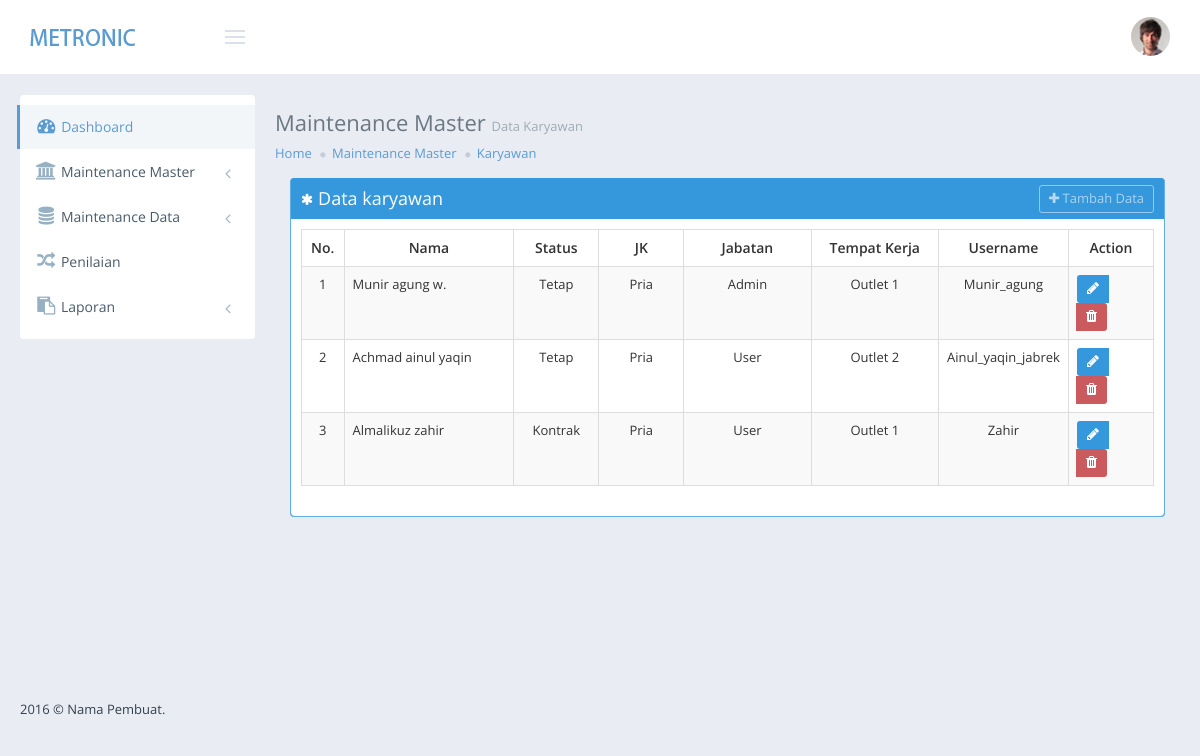
/index.php/master/karyawan, run on the app's committed database.
### tables this page shows
CREATE TABLE IF NOT EXISTS `karyawan` (
  `ID_KARYAWAN` int(11) NOT NULL,
  `ID_JABATAN` int(11) DEFAULT NULL,
  `ID_OUTLET` int(11) DEFAULT NULL,
  `NAMA_KARYAWAN` varchar(100) DEFAULT NULL,
  `STATUS_KARYAWAN` varchar(20) DEFAULT NULL,
  `JENIS_KELAMIN` varchar(50) DEFAULT NULL,
  `USERNAME2` varchar(50) DEFAULT NULL,
  `PASSWORD` varchar(50) DEFAULT NULL
);

CREATE TABLE IF NOT EXISTS `jabatan` (
  `ID_JABATAN` int(11) NOT NULL,
  `NAMA_JABATAN` varchar(100) DEFAULT NULL,
  `GOLONGAN` varchar(20) DEFAULT NULL,
  `AKSES` varchar(20) DEFAULT NULL,
  `LEVEL` int(11) DEFAULT NULL
);

CREATE TABLE IF NOT EXISTS `outlet` (
  `ID_OUTLET` int(11) NOT NULL,
  `NAMA_OUTLET` varchar(100) DEFAULT NULL
);

### index.php (called while the page is built, shortened)
<?php
require_once BASEPATH.'core/CodeIgniter.php';

### application/models/M_Karyawan.php (called while the page is built, shortened)
<?php if ( ! defined('BASEPATH')) exit('No direct script access allowed');
class M_Karyawan extends CI_Model {
	public function get_all(){
		$this->db->select('*');
		$this->db->from('karyawan');
		$this->db->join('jabatan','jabatan.ID_JABATAN = karyawan.ID_JABATAN');
		$this->db->join('outlet','outlet.ID_OUTLET = karyawan.ID_OUTLET');
		return $this->db->get()->result();
	}
}

### application/views/master/karyawan.php (the view, shortened to what this page needs)
<div class="col-md-12 col-sm-12">
	<div class="portlet box blue">
		<div class="portlet-title">
			<div class="caption">
				<i class="fa fa-asterisk"></i>Data karyawan
			</div>
			<div class="actions">
				<a class="btn btn-default btn-sm" onClick="tambah()" data-toggle="modal" href="#modal" >
				<i class="fa fa-plus"></i> Tambah Data </a>
			</div>
		</div>
		<div class="portlet-body">
			<table class="table table-striped table-bordered table-hover" id="sample_3">
			<thead>
			<tr>
				<th style="width:5%;text-align:center;">
					No.
				</th>
				<th style="width:20%;text-align:center;">
					 Nama
				</th>
				<th style="width:10%;text-align:center;">
					 Status
				</th>
				<th style="width:10%;text-align:center;">
					 JK
				</th>
				<th style="width:15%;text-align:center;">
					 Jabatan
				</th>
				<th style="width:15%;text-align:center;">
					 Tempat Kerja
				</th>
				<th style="width:15%;text-align:center;">
					 Username
				</th>
				<th style="width:10%;text-align:center;">
					 Action
				</th>
			</tr>
			</thead>
			<tbody>
			<?php
			$no = 1;
			foreach ($karyawan as $karyawan) : ?>
			<tr class="odd gradeX" id="r<?php echo $karyawan->ID_KARYAWAN; ?>">
				<td style="text-align:center;">
					<?php echo $no++; ?>
				</td>
				<td>
					<?php echo ucfirst(strtolower($karyawan->NAMA_KARYAWAN)); ?>
				</td>
				<td style="text-align:center;">
					<?php echo ucfirst(strtolower($karyawan->STATUS_KARYAWAN)); ?>
				</td>
				<td style="text-align:center;">
					<?php echo ucfirst(strtolower($karyawan->JENIS_KELAMIN)); ?>
				</td>
				<td style="text-align:center;">
					<?php echo ucfirst(strtolower($karyawan->NAMA_JABATAN)); ?>
				</td>
				<td style="text-align:center;">
					<?php echo ucfirst(strtolower($karyawan->NAMA_OUTLET)); ?>
				</td>
				<td style="text-align:center;">
					<?php echo ucfirst(strtolower($karyawan->USERNAME2)); ?>
				</td>
				<td style="text-align:center;">
					<div class="btn-group btn-group-sm btn-group-solid ">
						<a data-toggle="modal" href="#modal" class="btn blue" onclick="edit('<?php echo ucfirst(strtolower($karyawan->ID_KARYAWAN)); ?>')"><i class="fa fa-pencil"></i></a>
						<button type="button" class="btn red" onclick="hapus('<?php echo $karyawan->ID_KARYAWAN; ?>')"><i class="fa fa-trash"></i></button>
					</div>
				</td>
			</tr>
			<?php endforeach; ?>
			</tbody>
			</table>
		</div>
	</div>
</div>

### assets/admin/layout4/css/themes/light.css (style rules this page uses)
body { background: #e9ecf3; }

### data on the page
karyawan: NAMA_KARYAWAN "Munir agung w.", STATUS_KARYAWAN "Tetap", JENIS_KELAMIN "Pria", ID_JABATAN.NAMA_JABATAN "Admin", ID_OUTLET.NAMA_OUTLET "Outlet 1", USERNAME2 "Munir_agung"
karyawan: NAMA_KARYAWAN "Achmad ainul yaqin", STATUS_KARYAWAN "Tetap", JENIS_KELAMIN "Pria", ID_JABATAN.NAMA_JABATAN "User", ID_OUTLET.NAMA_OUTLET "Outlet 2", USERNAME2 "Ainul_yaqin_jabrek"
karyawan: NAMA_KARYAWAN "Almalikuz zahir", STATUS_KARYAWAN "Kontrak", JENIS_KELAMIN "Pria", ID_JABATAN.NAMA_JABATAN "User", ID_OUTLET.NAMA_OUTLET "Outlet 1", USERNAME2 "Zahir"

### other printed values
$breadcrumb1 "Maintenance Master"
$breadcrumb2 "Karyawan"
